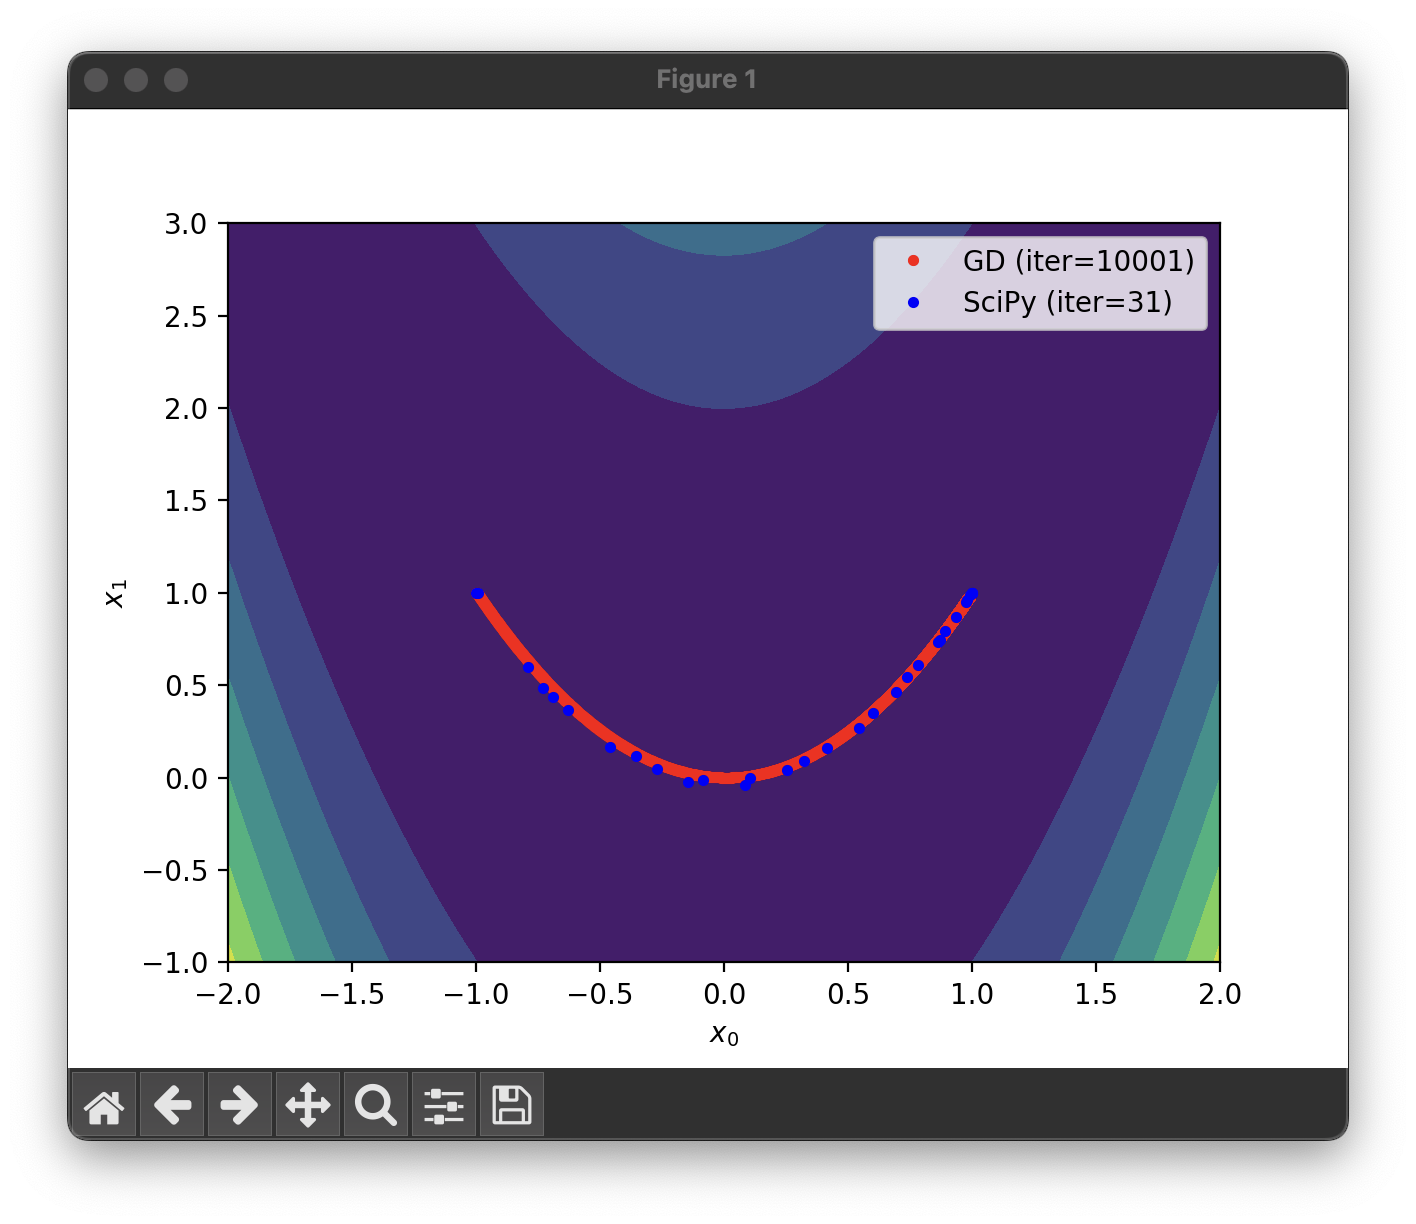

Here is the Python script that generated this plot:
import numpy as np
import matplotlib.pyplot as plt
from scipy.optimize import minimize

if __name__ == '__main__':
    # Define a cost function and its gradient
    f   = lambda x: (1 - x[0])**2 + 100*(x[1] - x[0]**2)**2
    fd  = lambda x: np.array([400*x[0]**3-400*x[0]*x[1]+2*x[0]-2, 200*(x[1]-x[0]**2)]) # TODO: Fill the gradient vector as [df / dx[0], df / dx[1]]
    
    # Define configuration
    x_init = [-1, 1]   # Please try other initial points
    learn_rate = 0.001 # Please try 0.01, 0.005, and 0.0001
    max_iter = 10000   # Please try 100, 1000, and 100000
    min_tol = 1e-6

    # Optimize the cost function using my gradient descent
    x = np.array(x_init)
    gd_xs = [x]
    for i in range(max_iter):
        # Run the gradient descent
        xp = x
        x = x - learn_rate * fd(x)# TODO: Implement your gradient descent
        gd_xs.append(x)

        # Check the terminal condition
        if np.linalg.norm(x - xp) < min_tol:
            break
    gd_xs = np.array(gd_xs)

    # Optimize the cost function using SciPy
    result = minimize(f, x_init, tol=min_tol, options={'maxiter': max_iter, 'return_all': True})
    sp_xs = np.array(result.allvecs)

    # Visualize the results
    x_range = np.linspace(-2, 2, 100)
    y_range = np.linspace(-1, 3, 100)
    xx, yy = np.meshgrid(x_range, y_range)
    zz = f((xx, yy))
    plt.contourf(xx, yy, zz)
    plt.plot(gd_xs[:,0], gd_xs[:,1], 'r.', label=f'GD (iter={len(gd_xs)})')
    plt.plot(sp_xs[:,0], sp_xs[:,1], 'b.', label=f'SciPy (iter={result.nit})')
    plt.xlabel('$x_0$')
    plt.ylabel('$x_1$')
    plt.legend()
    plt.show()
